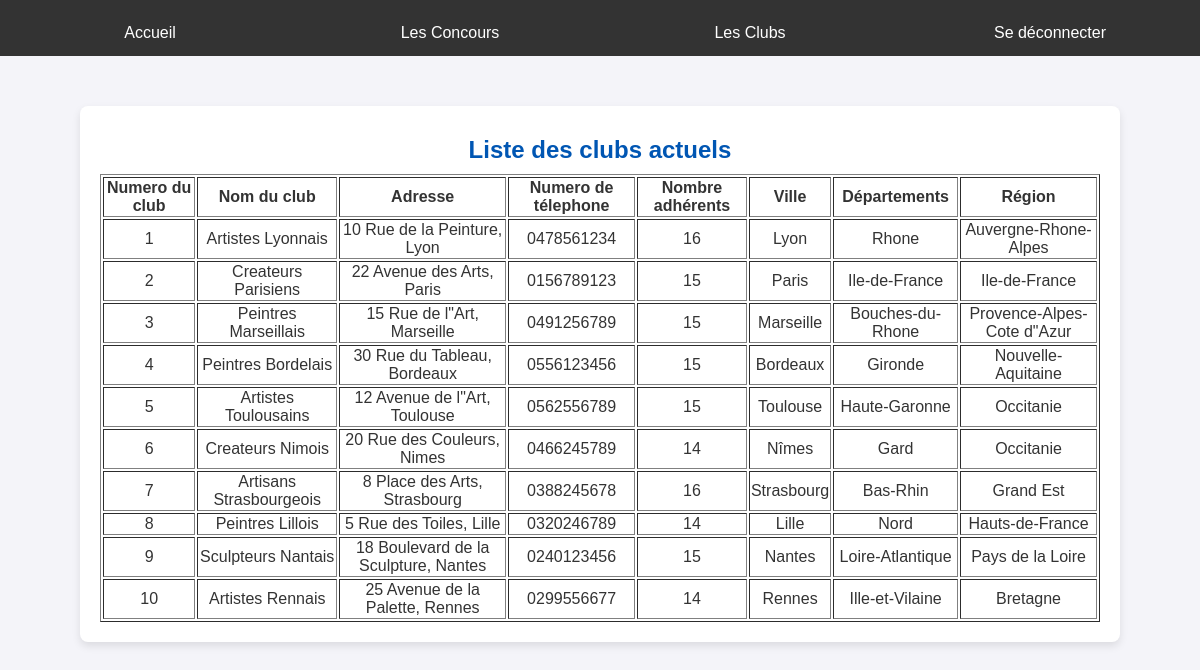
/devTest/clubAdmin.php (signed in), run on the app's committed database.
### tables this page shows
CREATE TABLE Club (
    numClub INT PRIMARY KEY,
    nomClub VARCHAR(100) NOT NULL,
    adresse VARCHAR(255) NOT NULL,
    numTelephone VARCHAR(10),
    nombreAdherents INT,
    ville VARCHAR(100),
    departement VARCHAR(100),
    region VARCHAR(100)
);

### devTest/clubAdmin.php (the view, shortened to what this page needs)
<?php
require("connect.php");
require('functions.php');
?>
    <!DOCTYPE html>
    <html lang="fr">
    <head>
        <link rel="stylesheet" href="style.css">
    </head>
    <body>
    <div class="menu">
        <a href="index.php">Accueil</a>
        <a href="concoursAdmin.php">Les Concours</a>
        <a href="clubAdmin.php">Les Clubs</a>
        <a href="logout.php">Se déconnecter</a>
    </div>
    <div class="container center">
        <h2>Liste des clubs actuels</h2>
        <?php
        try {
            $sql = "SELECT * FROM Club";
            $stmt = $connexion->prepare($sql);
            $stmt->execute();
            $result = $stmt->fetchAll(PDO::FETCH_ASSOC);
        }
        catch (PDOException $e) {
            die("Erreur lors de la connexion : " . $e->getMessage());
        }
        $html = '<table border="1">';
        $html .= '<tr>
                <th>Numero du club</th>
                <th>Nom du club</th>
                <th>Adresse</th>
                <th>Numero de télephone</th>
                <th>Nombre adhérents</th>
                <th>Ville</th>
                <th>Départements</th>
                <th>Région</th>
              </tr>';
        foreach ($result as $row) {
            $html .= '<tr>';
            $html .= '<td>' . htmlspecialchars($row['numClub']) . '</td>';
            $html .= '<td>' . htmlspecialchars($row['nomClub']) . '</td>';
            $html .= '<td>' . htmlspecialchars($row['adresse']) . '</td>';
            $html .= '<td>' . htmlspecialchars($row['numTelephone']) . '</td>';
            $html .= '<td>' . htmlspecialchars($row['nombreAdherents']) . '</td>';
            $html .= '<td>' . htmlspecialchars($row['ville']) . '</td>';
            $html .= '<td>' . htmlspecialchars($row['departement']) . '</td>';
            $html .= '<td>' . htmlspecialchars($row['region']) . '</td>';
            $html .= '</tr>';
        }
        $html .= '</table>';
        echo $html;
        ?>
    </div>
    </body>
    </html>

### devTest/style.css (style rules this page uses)
body { font-family: Arial, sans-serif; background-color: #f4f4f9; margin: 0; padding: 0; color: #333; position: relative; }
.container { max-width: 1000px; margin: 50px auto; padding: 20px; background: #ffffff; box-shadow: 0 4px 8px rgba(0, 0, 0, 0.1); border-radius: 8px; position: relative; }
.container.center { max-width: 1000px; margin: 50px auto; padding: 20px; background: #ffffff; box-shadow: 0 4px 8px rgba(0, 0, 0, 0.1); border-radius: 8px; position: relative; text-align: center; }
h1, h2 { text-align: center; color: #0056b3; margin-top: 10px; margin-bottom: 10px; position: relative; }
.menu { background-color: #333; overflow: hidden; display: flex; justify-content: center; margin-bottom: 20px; position: relative; }
.menu a { padding: 14px 20px; text-decoration: none; color: white; text-align: center; flex: 1; position: relative; }
a { text-decoration: none; color: #0056b3; display: inline-block; margin-top: 10px; transition: color 0.3s ease; position: relative; }

### data on the page
club: numClub "1", nomClub "Artistes Lyonnais", adresse "10 Rue de la Peinture, Lyon", numTelephone "0478561234", nombreAdherents "16", ville "Lyon", departement "Rhone", region "Auvergne-Rhone-Alpes"
club: numClub "2", nomClub "Createurs Parisiens", adresse "22 Avenue des Arts, Paris", numTelephone "0156789123", nombreAdherents "15", ville "Paris", departement "Ile-de-France", region "Ile-de-France"
club: numClub "3", nomClub "Peintres Marseillais", adresse "15 Rue de l\"Art, Marseille", numTelephone "0491256789", nombreAdherents "15", ville "Marseille", departement "Bouches-du-Rhone", region "Provence-Alpes-Cote d\"Azur"
club: numClub "4", nomClub "Peintres Bordelais", adresse "30 Rue du Tableau, Bordeaux", numTelephone "0556123456", nombreAdherents "15", ville "Bordeaux", departement "Gironde", region "Nouvelle-Aquitaine"
club: numClub "5", nomClub "Artistes Toulousains", adresse "12 Avenue de l\"Art, Toulouse", numTelephone "0562556789", nombreAdherents "15", ville "Toulouse", departement "Haute-Garonne", region "Occitanie"
club: numClub "6", nomClub "Createurs Nimois", adresse "20 Rue des Couleurs, Nimes", numTelephone "0466245789", nombreAdherents "14", ville "Nîmes", departement "Gard", region "Occitanie"
club: numClub "7", nomClub "Artisans Strasbourgeois", adresse "8 Place des Arts, Strasbourg", numTelephone "0388245678", nombreAdherents "16", ville "Strasbourg", departement "Bas-Rhin", region "Grand Est"
club: numClub "8", nomClub "Peintres Lillois", adresse "5 Rue des Toiles, Lille", numTelephone "0320246789", nombreAdherents "14", ville "Lille", departement "Nord", region "Hauts-de-France"
club: numClub "9", nomClub "Sculpteurs Nantais", adresse "18 Boulevard de la Sculpture, Nantes", numTelephone "0240123456", nombreAdherents "15", ville "Nantes", departement "Loire-Atlantique", region "Pays de la Loire"
club: numClub "10", nomClub "Artistes Rennais", adresse "25 Avenue de la Palette, Rennes", numTelephone "0299556677", nombreAdherents "14", ville "Rennes", departement "Ille-et-Vilaine", region "Bretagne"
